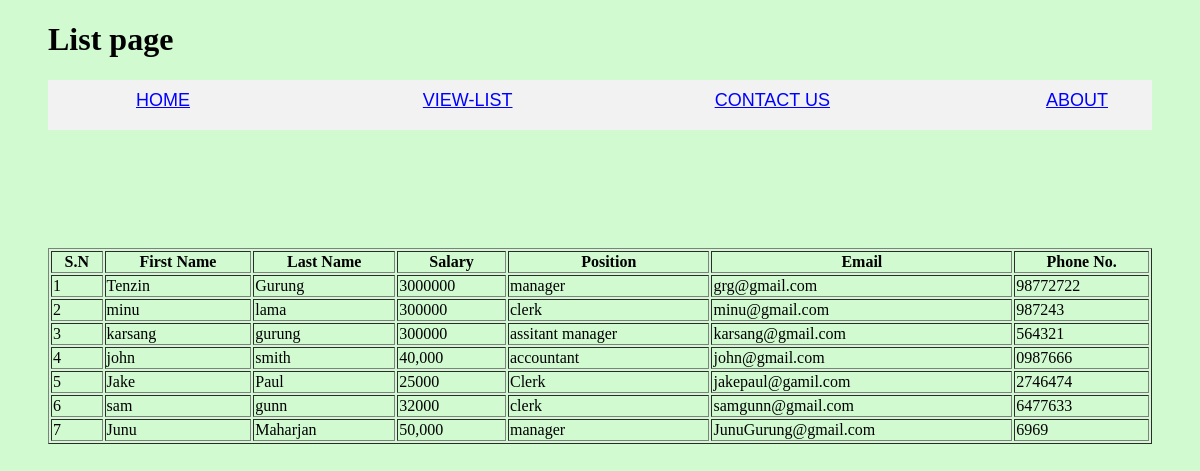
The app's page /e_list with its own data.
### register/models.py (models this page shows)
class Employee(models.Model):
    first_name=models.CharField(max_length=50)
    last_name=models.CharField(max_length=50)
    salary=models.CharField(max_length=50)
    position=models.CharField(max_length=50)
    email=models.EmailField(max_length=254, unique=True)
    phone=models.CharField(max_length=50, unique=True)

### register/views.py (the view)
def e_list(request):
    data={
        'employee': Employee.objects.all()
    }
    return render(request, 'e_list.html', data)

### register/templates/e_list.html (shortened to what this page needs)
<!DOCTYPE html>
{% load static %}
<link rel="stylesheet" href="{% static 'style.css' %}">
<html lang="en">
<head>
</head>
<body>
    <blockquote>
        <h1>
            List page
        </h1>
        <div class="container">
            <div class="row">
                <ul>
                    <li><a href="/">HOME</a></li>
                    <li><a href="{% url 'e_list' %}">VIEW-LIST</a></li>
                    <li><a href="{% url 'contact' %}">CONTACT US</a></li>
                    <li><a href="{% url 'about' %}">ABOUT</a></li>
                </ul>
            </div>
        </div>
        <br>
        <div class="container3">
            <div class="row3">
                <table width="100%" border="1">
                    <tr>
                        <th>S.N</th>
                        <th>First Name</th>
                        <th>Last Name</th>
                        <th>Salary</th>
                        <th>Position</th>
                        <th>Email</th>
                        <th>Phone No.</th>
                    </tr>
                    {% for x in employee %}
                    <tr>
                        <td>{{forloop.counter}}</td>
                        <td>{{x.first_name}}</td>
                        <td>{{x.last_name}}</td>
                        <td>{{x.salary}}</td>
                        <td>{{x.position}}</td>
                        <td>{{x.email}}</td>
                        <td>{{x.phone}}</td>
                    </tr>
                    {% endfor %}
                </table>
            </div>
        </div>
    </blockquote>
</body>
</html>

### register/static/style.css (style rules this page uses)
body { background-color: rgb(209, 250, 209); }
.container { width: 100%; height: 50px; background-color: rgb(242, 242, 242); }
.container .row ul { display: flex; justify-content: space-between; }
.container .row ul li { min-width: 150px; line-height: 40px; text-align: center; }
.container .row ul li a { font-family: sans-serif; font-size: large; color: blue; }
.container .row ul li { text-decoration: none; }
.container3 { margin-top: 100px; }
ul { list-style-type: none; }

### records on screen
Employee: first_name "Tenzin", last_name "Gurung", salary "3000000", position "manager", email "grg@gmail.com", phone "98772722"
Employee: first_name "minu", last_name "lama", salary "300000", position "clerk", email "minu@gmail.com", phone "987243"
Employee: first_name "karsang", last_name "gurung", salary "300000", position "assitant manager", email "karsang@gmail.com", phone "564321"
Employee: first_name "john", last_name "smith", salary "40,000", position "accountant", email "john@gmail.com", phone "0987666"
Employee: first_name "Jake", last_name "Paul", salary "25000", position "Clerk", email "jakepaul@gamil.com", phone "2746474"
Employee: first_name "sam", last_name "gunn", salary "32000", position "clerk", email "samgunn@gmail.com", phone "6477633"
Employee: first_name "Junu", last_name "Maharjan", salary "50,000", position "manager", email "JunuGurung@gmail.com", phone "6969"
